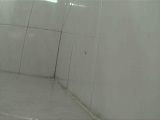
#> input picture robotscripts/data/road.jpg, 160 x 120 px, found by its file name
$ python imctrl.py   (Python 2 division)
#> lines starting #> are read from the running program, lines starting #| are printed output that depends on the picture; after the words box and inside, x2 and y2 are one past the last pixel; in counts of white or black regions, pixels touching at a corner belong together
# -*- coding: cp936 -*-
import sys
# [4 lines of commented-out code are left out]
import numpy as np
##import matplotlib.pyplot as plt
import cv2

#Im=Image.open('d:\\robots\\robotscripts\\data\\road.jpg')
##Im=ndi.imread('d:\\robots\\robotscripts\\data\\road.jpg',flatten=False,mode='L')
Im=cv2.imread('d:\\robots\\robotscripts\\data\\road.jpg',0)
#> Im: shape (120, 160); min 65, max 248, mean 130.7
# [13 lines of commented-out code are left out]
Im=cv2.GaussianBlur(Im,(3,3),0)


# 阀值化处理得到二值化图
##LimitIm=Im.convert('L')


### 设定自己的分界阀值色板
# [18 lines of commented-out code are left out]
edges = cv2.Canny(Im, 15, 200, apertureSize = 3)
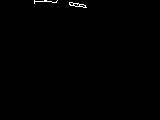
#> edges: shape (120, 160); 0.38% white in thin lines or dots, all inside (x1, y1, x2, y2) = (34, 0, 87, 8)

#HOUGH变换得到直线
minLineLength = 100
maxLineGap = 10
lines = cv2.HoughLines(edges,1,np.pi/180,118)
#> lines = None
result = Im.copy()
lines = cv2.HoughLinesP(edges,1,np.pi/180,80,minLineLength,maxLineGap)
#> (the run stopped early here; a loop or call above may not have finished)
